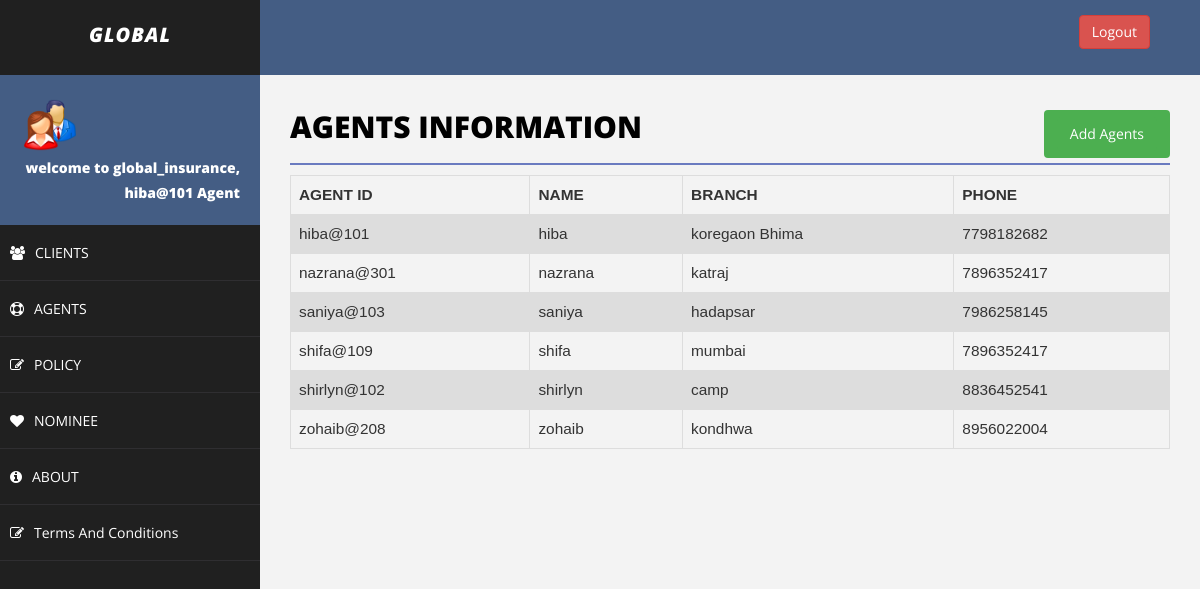
The page /agent.php (signed in) on the database its author committed.
### tables this page shows
CREATE TABLE `agent` (
  `agent_id` varchar(50) NOT NULL,
  `agent_password` varchar(30) NOT NULL,
  `name` varchar(50) NOT NULL,
  `branch` varchar(50) NOT NULL,
  `phone` varchar(50) NOT NULL
);

### agent.php (the view, shortened to what this page needs)
<!DOCTYPE html>
<html>
<head>
    <link href="assets/css/bootstrap.css" rel="stylesheet" />
    <link href="assets/css/font-awesome.css" rel="stylesheet" />
    <link href="assets/css/basic.css" rel="stylesheet" />
    <link href="assets/css/custom.css" rel="stylesheet" />
</head>
<body>
<?php include 'header.php';
?>
        <div id="page-wrapper">
                <div class="row">
                    <div class="col-md-12">
                        <h1 class="page-head-line">Agents Information
                        <button class="btn" align="center">
						<a href="addAgent.php" class="btn">Add Agents</a>
						</button>
						</h1>
                    </div>
                </div>
<?php
include'connection.php';
	$sql = "SELECT agent_id,agent_password,name,branch,phone FROM agent";
	$result = $conn->query($sql);
	echo "<table class=\"table\">\n";
    echo "  <tr>\n";
    echo "    <th>AGENT ID</th>\n";
    echo "    <th>NAME</th>\n";
    echo "    <th>BRANCH</th>\n";
    echo "    <th>PHONE</th>\n";
    echo "  </tr>";
	if ($result->num_rows > 0) {
	while($row = $result->fetch_assoc()) {
		echo "<tr>\n";
		echo "    <td>".$row["agent_id"]."</td>\n";
		echo "    <td>".$row["name"]."</td>\n";
		echo "    <td>".$row["branch"]."</td>\n";
		echo "    <td>".$row["phone"]."</td>\n";
	}
	echo "</table>\n";
}
?>
        </div>
    </div>
</body>
</html>

### header.php (shortened to what this page needs)
<body>
    <div id="wrapper">
        <nav class="navbar navbar-default navbar-cls-top " role="navigation" style="margin-bottom: 0">
            <div class="navbar-header">
              <b><i><a class="navbar-brand" href="index.php">global</a></i></b>
            </div>
            <div class="header-right">
             <a href="<?php echo "logout.php" ?>" class="btn btn-danger" title="Logout">Logout</a>
            </div>
        </nav>
        <nav class="navbar-default navbar-side" role="navigation">
            <div class="sidebar-collapse">
                <ul class="nav" id="main-menu">
                    <li>
                        <div class="user-img-div">
                            <img src="users.png" class="img-thumbnail" />
                            <div class="inner-text">
                                <?php
									if(!isset($_SESSION["username"])){
										header("Location: index.php");
									}else {
										echo "welcome to global_insurance, ".$_SESSION["username"],"\n","Agent";
									}
								?>
                            <br />
                            </div>
                        </div>
                    </li>
                 <li>
                      <a href="client.php"><i class="fa fa-users "></i>CLIENTS</a >
                 </li>
                 <li>
                      <a href="agent.php"><i class="fa fa-life-saver "></i>AGENTS</a>
                 </li>
                 <li>
                      <a href="policy.php"><i class="fa fa-pencil-square-o "></i>POLICY</a>
                 </li>
                 <li>
                      <a href="nominee.php"><i class="fa fa-heart "></i>NOMINEE</a>
                 </li>
                 <li>
                      <a href="about.php"><i class="fa fa-info-circle"></i>ABOUT</a>
                 </li>
                 <li>
                     <a href="terms&privacy.php"><i class="fa fa-pencil-square-o"></i>Terms And Conditions</a>
                 </li>
                </ul>
            </div>
        </nav>

### assets/css/basic.css (style rules this page uses)
body { font-family: 'Open Sans', sans-serif; line-height:25px; }
#wrapper { width: 100%; background: #202020; }
#page-wrapper { padding: 15px 15px; min-height: 600px; background: #F3F3F3; }
.page-head-line { font-size: 30px; text-transform: uppercase; color: #000; font-weight: 800; padding-bottom: 20px; border-bottom: 2px solid #6a7bc0; margin-bottom: 10px; }
.navbar-cls-top .navbar-brand { color: #fff; background: #202020; width: 260px; text-align: center; height: 75px; font-size: 20px; letter-spacing: 1px; font-weight: 900; padding-top: 25px; text-transform:uppercase; }
.header-right { color: #fff; padding: 15px 50px 5px 50px; float: right; font-size: 16px; }
.user-img-div { min-height: 140px; padding: 20px; background-color: #445d84; }
.user-img-div img { max-height: 60px; }
.user-img-div .inner-text { text-align: right; position: relative; color: #fff; font-weight: 800; line-height: 25px; }
.sidebar-collapse, .sidebar-collapse .nav { background: none; }
.sidebar-collapse .nav { padding: 0; }
.sidebar-collapse .nav > li > a { color: #fff; background: #202020; text-shadow: none; padding: 15px 40px; border-bottom: 1px solid #2F2E31; }
.sidebar-collapse > .nav > li > a { padding: 15px 10px; }
.navbar-side { border: none; background-color: #202020; }
.navbar-cls-top { background:#445d84 ; border-bottom: none; }
.navbar-default { border: 0px solid black; }
.navbar-header { background: #000000; }
.nav > li > a > i { margin-right: 10px; }
@media (min-width:768px) { #page-wrapper { margin: 0 0 0 260px; padding: 15px 30px; min-height: 1200px; } }
@media (min-width:768px) { .navbar-side { z-index: 1; position: absolute; width: 260px; } }
@media (min-width:768px) { .navbar { border-radius: 0px; } }

### agent.php (style rules this page uses)
.btn { background-color: #4CAF50; float: right; color:white; text-decoration:none; }
table { font-family: arial, sans-serif; border-collapse: collapse; width: 100%; margin-left:0%; font-size:110%; }
td, th { border: 1px solid #dddddd; text-align: left; padding: 8px; }
tr:nth-child(even) { background-color: #dddddd; }

### rows shown on the page
agent: agent_id "hiba@101", name "hiba", branch "koregaon Bhima", phone "7798182682"
agent: agent_id "nazrana@301", name "nazrana", branch "katraj", phone "7896352417"
agent: agent_id "saniya@103", name "saniya", branch "hadapsar", phone "7986258145"
agent: agent_id "shifa@109", name "shifa", branch "mumbai", phone "7896352417"
agent: agent_id "shirlyn@102", name "shirlyn", branch "camp", phone "8836452541"
agent: agent_id "zohaib@208", name "zohaib", branch "kondhwa", phone "8956022004"

### other values the page prints
$_SESSION["username"] "hiba@101"
